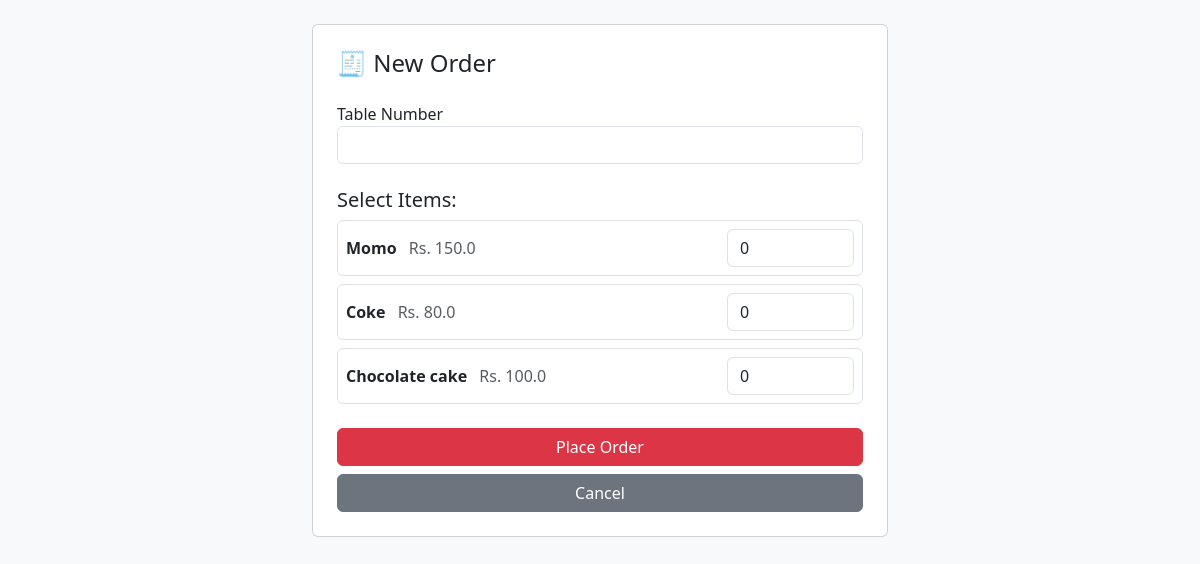
Screenshot of /order/new (signed in) with the database file from the repository.
### tables this page shows
CREATE TABLE menu (
            id INTEGER PRIMARY KEY AUTOINCREMENT,
            name TEXT NOT NULL,
            price REAL NOT NULL,
            category TEXT
        );

### app.py (the view, shortened to what this page needs)
@app.route("/order/new", methods=["GET", "POST"])
def new_order():
    if "user_id" not in session:
        return redirect(url_for("login"))
    conn = get_db()
    cursor = conn.cursor()
    cursor.execute("SELECT * FROM menu")
    items = cursor.fetchall()
    conn.close()
    return render_template("new_order.html", items=items)

### app.py (called while the page is built)
def get_db():
    conn = sqlite3.connect("restaurant.db")
    conn.row_factory = sqlite3.Row
    return conn

### templates/new_order.html (shortened to what this page needs)
<!DOCTYPE html>
<html lang="en">
<head>
    <link href="https://cdn.jsdelivr.net/npm/bootstrap@5.3.0/dist/css/bootstrap.min.css" rel="stylesheet">
</head>
<body class="bg-light">
    <div class="container mt-4" style="max-width: 600px;">
        <div class="card p-4">
            <h4 class="mb-4">🧾 New Order</h4>
            <form action="/order/new" method="POST">
                <div class="mb-4">
                    <label>Table Number</label>
                    <input type="number" name="table_number" class="form-control" required>
                </div>
                <h5>Select Items:</h5>
                {% for item in items %}
                <div class="d-flex justify-content-between align-items-center mb-2 p-2 border rounded">
                    <div>
                        <strong>{{ item["name"] }}</strong>
                        <span class="text-muted ms-2">Rs. {{ item["price"] }}</span>
                    </div>
                    <input type="number" name="quantity" class="form-control w-25" value="0" min="0">
                </div>
                {% endfor %}
                <button type="submit" class="btn btn-danger w-100 mt-3">Place Order</button>
                <a href="/" class="btn btn-secondary w-100 mt-2">Cancel</a>
            </form>
        </div>
    </div>
</body>
</html>

### rows the page displays
menu: name "Momo", price "150.0"
menu: name "Coke", price "80.0"
menu: name "Chocolate cake", price "100.0"
